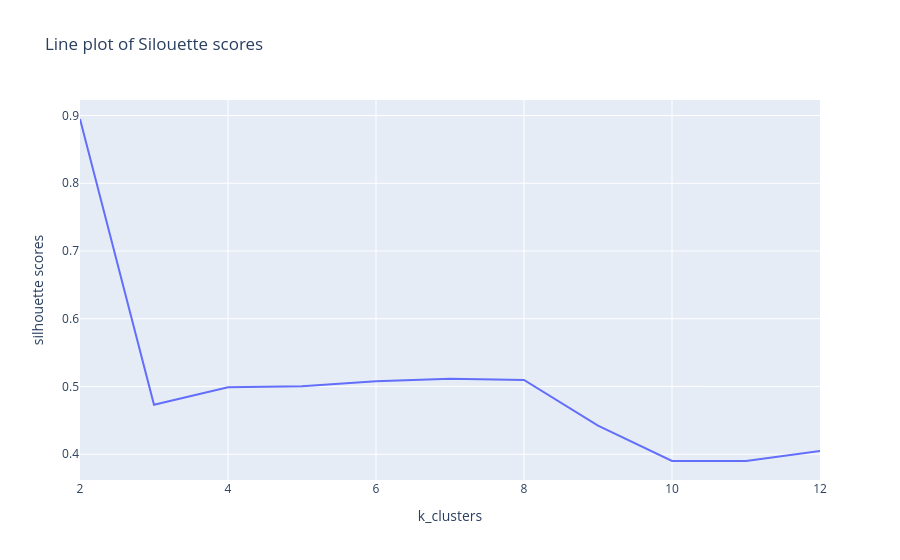

Source (notebook cell):
### Markdown cell above
The inertia errors behave as expected:They decrease monotonically as k increases. The elbow plot will help identify where adding more clusters starts yielding diminishing returns.

### Code cell
fig=px.line(x=k_clusters, y=silhouette_scores_1, title="Line plot of Silouette scores")
fig.update_layout(xaxis_title='k_clusters', yaxis_title='silhouette scores')
fig.show()

### Figure 1 — Plotly figure (JSON) as saved in the notebook; plotly's stock layout.template omitted (floating-point values rounded to 4 significant figures)
{"data": [{"hovertemplate": "x=%{x}<br>y=%{y}<extra></extra>", "legendgroup": "", "line": {"color": "#636efa", "dash": "solid"}, "marker": {"symbol": "circle"}, "mode": "lines", "name": "", "orientation": "v", "showlegend": false, "type": "scatter", "x": [2, 3, 4, 5, 6, 7, 8, 9, 10, 11, 12], "xaxis": "x", "y": [0.8949, 0.4729, 0.4988, 0.5003, 0.5076, 0.5112, 0.5096, 0.4421, 0.39, 0.39, 0.4049], "yaxis": "y"}], "layout": {"legend": {"tracegroupgap": 0}, "title": {"text": "Line plot of Silouette scores"}, "xaxis": {"anchor": "y", "domain": [0, 1], "title": {"text": "k_clusters"}}, "yaxis": {"anchor": "x", "domain": [0, 1], "title": {"text": "silhouette scores"}}}}
